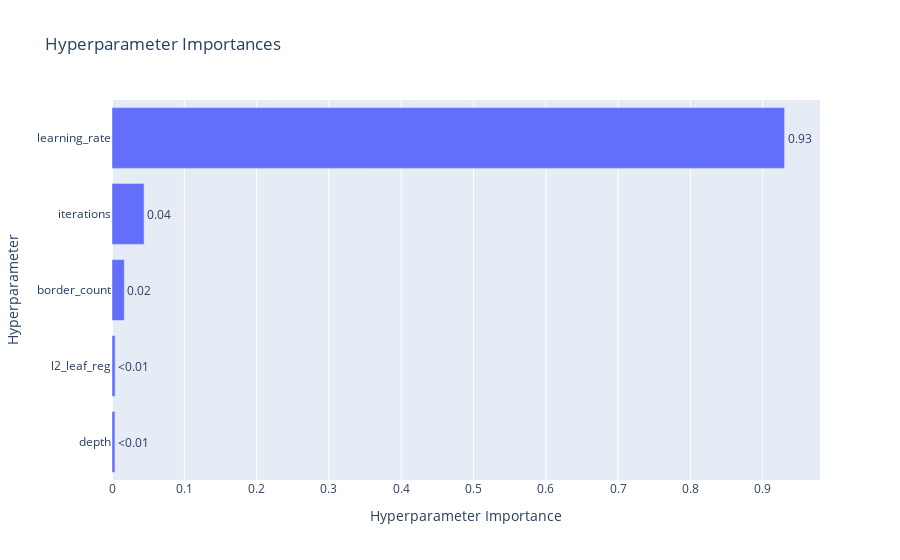

The notebook cell saved with this chart:
### Code cell
optuna.visualization.plot_param_importances(cat_study)

### Figure 1 — Plotly figure (JSON) as saved in the notebook; plotly's stock layout.template omitted (floating-point values rounded to 4 significant figures)
{"data": [{"cliponaxis": false, "hovertemplate": ["depth (IntDistribution): 0.004078297024259531<extra></extra>", "l2_leaf_reg (FloatDistribution): 0.004332669558241562<extra></extra>", "border_count (IntDistribution): 0.01702437083235032<extra></extra>", "iterations (IntDistribution): 0.04437710856107692<extra></extra>", "learning_rate (FloatDistribution): 0.9301875540240717<extra></extra>"], "name": "Objective Value", "orientation": "h", "text": ["<0.01", "<0.01", "0.02", "0.04", "0.93"], "textposition": "outside", "type": "bar", "x": [0.004078, 0.004333, 0.01702, 0.04438, 0.9302], "y": ["depth", "l2_leaf_reg", "border_count", "iterations", "learning_rate"]}], "layout": {"title": {"text": "Hyperparameter Importances"}, "xaxis": {"title": {"text": "Hyperparameter Importance"}}, "yaxis": {"title": {"text": "Hyperparameter"}}}}
